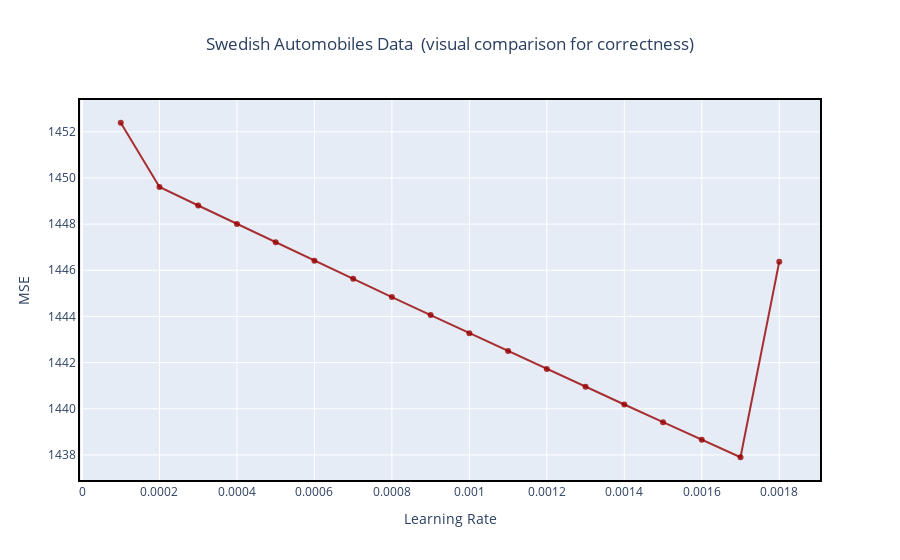

Notebook source saved alongside this figure:
### Markdown cell above
# <u>Challenges and Outcomes:</u>

The task was to code the back propagation for linear regression. Given the epoch number and the learning rate as hyper-parameters for the function we needed to calculate a log for b$_{0}$ and b$_{1}$ along with the MSE for each epoch

To calculate the back prop we followed the following equations for the derivative part

$$
\frac{\delta}{\delta b_{1}} f(b_{0},b_{1}) = \frac{1}{n} \sum\limits_{i=1}^n(y_{i}
 (-2 x_{i}) (y_{i}-(b_{1}x_{i}+b_{0}) 
$$

$$
\frac{\delta}{\delta b_{0}} f(b_{0},b_{1}) = \frac{1}{n} \sum\limits_{i=1}^n(y_{i}
 (-2) (y_{i}-(b_{1}x_{i}+b_{0}) 
$$
Then finally we updated the variables as follows
$$
 b_1 := b_1 - \eta * \frac{\delta}{\delta b_{1}} f(b_{0},b_{1})
$$
$$
 b_0 := b_0 - \eta * \frac{\delta}{\delta b_{0}} f(b_{0},b_{1})
$$

In conclusion what we can say is after each epoch, $b_{0}$ and $b_{1}$ gradually  reached their final value through back propagation.

### Code cell
mse_arr = []
l_rates = np.array(range(1,19,1))*0.0001
epo = 40
print(l_rates)
for l_rate in l_rates:
    a,b,l,mse = gradient_descent(data['X'], data['Y'] , epoch = epo, lr = l_rate)
    mse_arr.append(mse[-1])

print(mse_arr)

import plotly.graph_objects as go
fig = go.Figure()

fig.add_trace(go.Scatter(x=l_rates, y=mse_arr, name='MSE', mode='lines+markers', marker_color='rgba(152, 0, 0, .8)'))

fig.update_layout(title = f'Swedish Automobiles Data\n (visual comparison for correctness)',title_x=0.5, xaxis_title= "Learning Rate", yaxis_title="MSE")
fig.update_xaxes(showline=True, linewidth=2, linecolor='black', mirror=True)
fig.update_yaxes(showline=True, linewidth=2, linecolor='black', mirror=True)
fig.show()

### Figure 1 — Plotly figure (JSON) as saved in the notebook; plotly's stock layout.template omitted (floating-point values rounded to 4 significant figures)
{"data": [{"marker": {"color": "rgba(152, 0, 0, .8)"}, "mode": "lines+markers", "name": "MSE", "type": "scatter", "x": [0.0001, 0.0002, 0.0003, 0.0004, 0.0005, 0.0006, 0.0007, 0.0008, 0.0009, 0.001, 0.0011, 0.0012, 0.0013, 0.0014, 0.0015, 0.0016, 0.0017, 0.0018], "y": [1452.0, 1450.0, 1449.0, 1448.0, 1447.0, 1446.0, 1446.0, 1445.0, 1444.0, 1443.0, 1442.0, 1442.0, 1441.0, 1440.0, 1439.0, 1439.0, 1438.0, 1446.0]}], "layout": {"title": {"text": "Swedish Automobiles Data\n (visual comparison for correctness)", "x": 0.5}, "xaxis": {"linecolor": "black", "linewidth": 2, "mirror": true, "showline": true, "title": {"text": "Learning Rate"}}, "yaxis": {"linecolor": "black", "linewidth": 2, "mirror": true, "showline": true, "title": {"text": "MSE"}}}}
